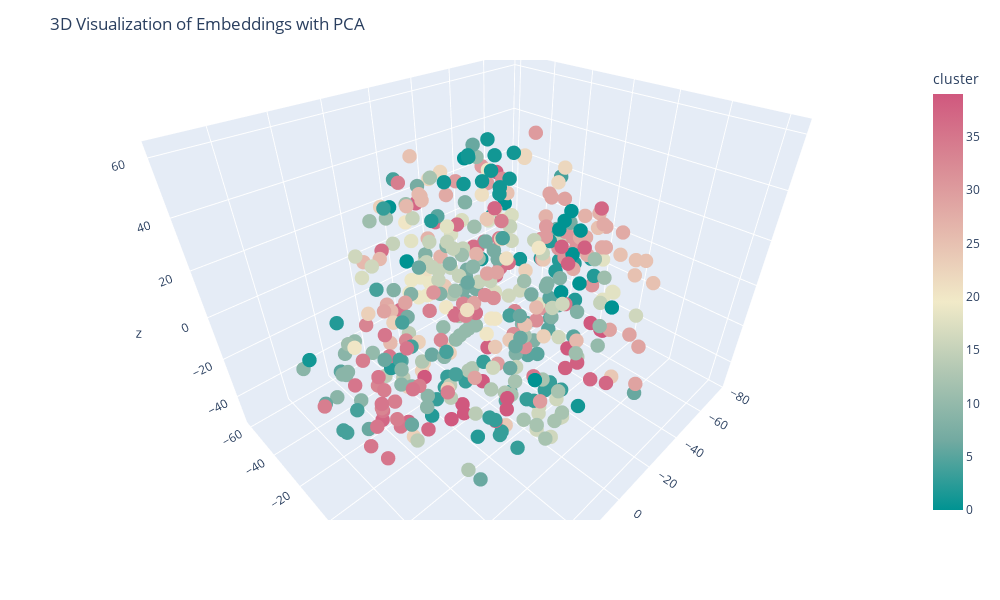

Notebook source saved alongside this figure:
### Code cell
import plotly.express as px
import numpy as np
import pandas as pd
from sklearn.decomposition import PCA

clusters = sample_df["generated_cluster_label"]

# Use PCA to reduce dimensions to 3 for 3D visualization
pca = PCA(n_components=3)
embeddings_3d = pca.fit_transform(np.array(sample_df['openai_embedding_entire'].tolist()))

# Prepare DataFrame for Plotly
plot_df = pd.DataFrame(tsne_results, columns=['x', 'y', 'z'])
plot_df['cluster'] =sample_df["cluster_label"]
plot_df['generated_cluster_label'] = sample_df["generated_cluster_label"] + " XX " + sample_df['Tasks/Jobs']

# Create a 3D scatter plot using Plotly
fig = px.scatter_3d(plot_df, x='x', y='y', z='z', 
                 color='cluster',
                 color_continuous_scale=px.colors.diverging.Tealrose,
                 hover_data=['generated_cluster_label'])
fig.update_traces(marker_size=5)
fig.update_layout(
    title='3D Visualization of Embeddings with PCA',
    hovermode='closest',
    width=1000,  # Set the width of the figure
    height=600  # Set the height of the figure
)
# Show the plot
fig.show()

### Figure 1 — Plotly figure (JSON) as saved in the notebook; plotly's stock layout.template omitted (floating-point values rounded to 4 significant figures; data arrays with more than 128 entries replaced by an {"elided": "..."} marker saying what was removed)
{"data": [{"customdata": {"elided": "468x1 str values"}, "hovertemplate": "x=%{x}<br>y=%{y}<br>z=%{z}<br>generated_cluster_label=%{customdata[0]}<br>cluster=%{marker.color}<extra></extra>", "legendgroup": "", "marker": {"color": {"elided": "468 int values"}, "coloraxis": "coloraxis", "size": 5, "symbol": "circle"}, "mode": "markers", "name": "", "scene": "scene", "showlegend": false, "type": "scatter3d", "x": {"elided": "468 float values"}, "y": {"elided": "468 float values"}, "z": {"elided": "468 float values"}}], "layout": {"coloraxis": {"colorbar": {"title": {"text": "cluster"}}, "colorscale": [[0, "rgb(0, 147, 146)"], [0.1667, "rgb(114, 170, 161)"], [0.3333, "rgb(177, 199, 179)"], [0.5, "rgb(241, 234, 200)"], [0.6667, "rgb(229, 185, 173)"], [0.8333, "rgb(217, 137, 148)"], [1, "rgb(208, 88, 126)"]]}, "height": 600, "hovermode": "closest", "legend": {"tracegroupgap": 0}, "margin": {"t": 60}, "scene": {"aspectmode": "auto", "aspectratio": {"x": 1.173, "y": 0.9613, "z": 0.887}, "camera": {"center": {"x": 0, "y": 0, "z": 0}, "eye": {"x": 0.871, "y": 0.871, "z": 0.871}, "projection": {"type": "perspective"}, "up": {"x": 0, "y": 0, "z": 1}}, "domain": {"x": [0, 1], "y": [0, 1]}, "xaxis": {"title": {"text": "x"}, "type": "linear"}, "yaxis": {"title": {"text": "y"}, "type": "linear"}, "zaxis": {"title": {"text": "z"}, "type": "linear"}}, "title": {"text": "3D Visualization of Embeddings with PCA"}, "width": 1000}}
